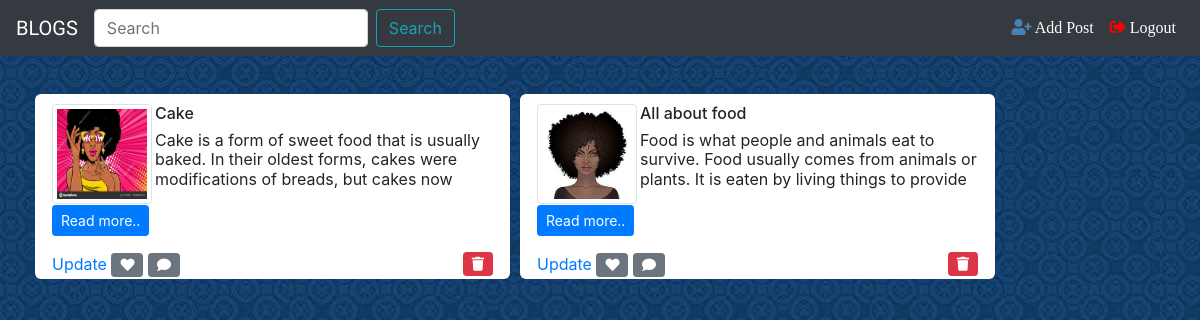
The page / on the database its author committed.
### app1/models.py (models this page shows)
class Blogs(models.Model):
    user=models.ForeignKey(User,on_delete=models.CASCADE)
    title = models.CharField(max_length=40)
    photos = models.ImageField()
    post = models.TextField(max_length=2000)

### app1/views.py (the view, shortened to what this page needs)
# urls.py: path('', views.BlogPosts.as_view(), name='index'),
class BlogPosts(ListView):
    model = Blogs
    template_name = 'app1/index.html'
    context_object_name = 'profiles'

### app1/templates/app1/index.html (shortened to what this page needs)
{% extends 'app1/base.html'%}
{%block content%}
    <div class="row">
        {%for prof in profiles%}
            <div class="col-sm-5" style="background:white; border-radius:6px; margin:5px;">
                <div class="panel panel-default" style="border:2px solid white;">
                    <div class="panel-body">
                    <a href="">
                        <img src="{{prof.photos.url}}" class="img img-thumbnail" alt="" style="height:100px; width:100px;" align="left">
                    </a>
                    <div class="caption" style="col-sm-6">
                        <h6>{{prof.title}}</h6>
                        <p style="line-height: 1.2em;
                        height: 3.6em;
                        overflow: hidden;
                        text-overflow: ellipsis;
                        max-width: 90%;"
                            >{{prof.post}}...</p>
                         <button type="submit" class="btn btn-sm btn-primary" data-toggle="modal" data-target="#myModal">Read more..</button>
                       <a href="{%url 'app1:update-post' prof.id%}">Update</a>
                        <a href="" class="btn btn-secondary btn-sm" id="demo" onclick="myFunction()">
                            <i class="fas fa-heart"></i>
                        </a>
                        <a href="{%url 'app1:comment' prof.id%}" class="btn btn-secondary btn-sm">
                            <i class="fas fa-comment"></i>
                        </a>
                        <a href="{%url 'app1:delete-blog' prof.id%}" class="btn btn-danger btn-sm" style="float:right;"  onclick='return confirm("Are you sure you want to delete this post?")'>
                            <i class="fas fa-trash"></i>
                        </a>
                    </div>
                        </div>
                </div>
            </div>
        {%endfor%}
    </div>
{%endblock%}

### app1/templates/app1/base.html (shortened to what this page needs)
<html lang="en">
<head>
<link rel="stylesheet" href="https://stackpath.bootstrapcdn.com/bootstrap/4.3.1/css/bootstrap.min.css">
<link rel="stylesheet" href="https://use.fontawesome.com/releases/v5.8.1/css/all.css">
    {%load static%}
<link href="{%static 'app1/css/style.css'%}"rel="stylesheet">
</head>
 <body>
<nav class="navbar navbar-expand-lg navbar-dark bg-dark">
  <a class="navbar-brand" href="{% url 'app1:index' %}" style="font-family: 'Acme', cursive;">BLOGS</a>
  <div class="collapse navbar-collapse" id="navbarTogglerDemo03">
    <ul class="navbar-nav mr-auto mt-2 mt-lg-0">
    <li class="nav-item">
    <form class="form-inline my-2 my-lg-0">
      <input class="form-control mr-sm-2" type="search" placeholder="Search" aria-label="Search" name="q" value="{{ request.GET.q }}">
      <button class="btn btn-outline-info my-2 my-sm-0" type="submit">Search</button>
    </form>
        </li>
    </ul>
    <ul class="navbar-nav">
        <li class="nav-item active">
      <a class="nav-link" href="{% url 'app1:add-blog' %}" style="font-family: 'Orbirton', cursive;"><i class="fas fa-user-plus" style="color: steelblue;"></i> Add Post<span class="sr-only">(current)</span></a>
      </li>
      <li class="nav-item active">
      <a class="nav-link" href="{%url 'app1:logout'%}" style="font-family: 'Orbirton', cursive;"><i class="fas fa-sign-out-alt" style="color: red;"></i> Logout<span class="sr-only">(current)</span></a>
      </li>
    </ul>
  </div>
</nav>
<div class="container">
<hr>
    {% block content %}
    {% endblock %}
</div>
</body>

### app1/static/app1/css/style.css (style rules this page uses)
body { background:url("../images/postbackground.jpg"); }

### rows shown on the page
Blogs: photos (picture), title "Cake", post "Cake is a form of sweet food that is usually baked. In their oldest forms, cakes were modifications of breads, but cakes now…"
Blogs: photos (picture), title "All about food", post "Food is what people and animals eat to survive. Food usually comes from animals or plants. It is eaten by living things to provide…"
